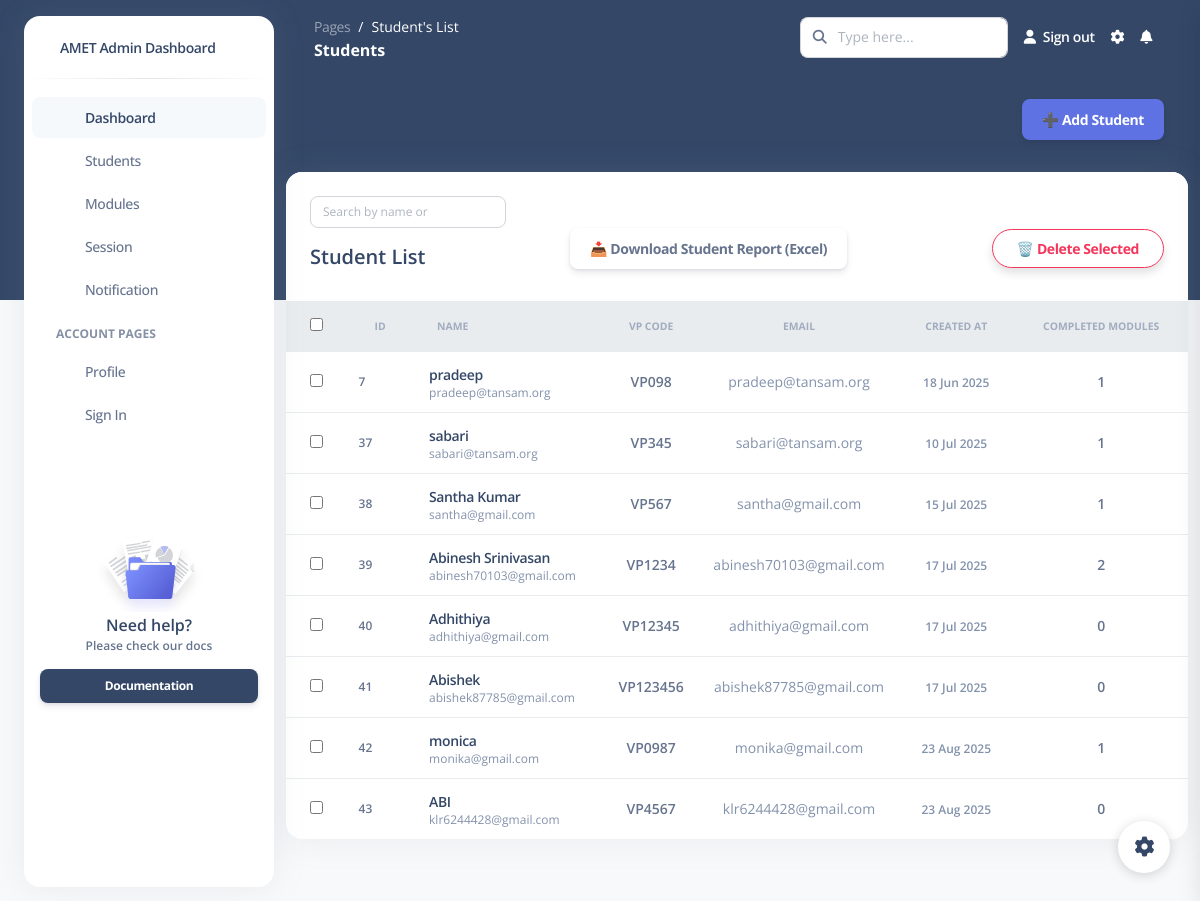
The page /students/ on the database its author committed.
### students/models.py (models this page shows, shortened)
class Student(models.Model):
    name = models.CharField(max_length=100)
    degree = models.ForeignKey(Degree, on_delete=models.SET_NULL, null=True, blank=True)
    department = models.ForeignKey(Department, on_delete=models.SET_NULL, null=True, blank=True,default=1)
    section = models.ForeignKey(Section, on_delete=models.SET_NULL, null=True, blank=True)
    email = models.EmailField(unique=True, null=True, blank=True)
    vp_code = models.CharField(max_length=20, unique=True)
    created_at = models.DateTimeField(default=timezone.now)

### students/views.py (the view)
# urls.py: path('students/', student_profile, name='student_profile'),
def student_profile(request):
    students = Student.objects.all()
    for student in students:
        student.completed_modules_count = student.session_set.filter(
            progress=100,
            check_out__isnull=False
        ).values('module_id').distinct().count()
    return render(request, 'student_profile.html', {'students': students})

### students/templates/student_profile.html (shortened to what this page needs)
{% load static %}
<!DOCTYPE html>
<html lang="en">
<head>
  <link href="https://demos.creative-tim.com/argon-dashboard-pro/assets/css/nucleo-icons.css" rel="stylesheet" />
  <link href="https://demos.creative-tim.com/argon-dashboard-pro/assets/css/nucleo-svg.css" rel="stylesheet" />
  <link id="pagestyle" href="{% static 'css/argon-dashboard.css' %}" rel="stylesheet" />
</head>
<body class="g-sidenav-show   bg-gray-100">
  <div class="min-height-300 bg-dark position-absolute w-100"></div>
  <aside class="sidenav bg-white navbar navbar-vertical navbar-expand-xs border-0 border-radius-xl my-3 fixed-start ms-4 " id="sidenav-main">
    <div class="sidenav-header">
      <a class="navbar-brand m-0" href="{% url 'admin_dashboard' %}"  >
        <span class="ms-1 font-weight-bold">AMET Admin Dashboard</span>
      </a>
    </div>
    <hr class="horizontal dark mt-0">
    <div class="collapse navbar-collapse  w-auto " id="sidenav-collapse-main">
      <ul class="navbar-nav">
        <li class="nav-item">
          <a class="nav-link active" href="{% url 'admin_dashboard' %}">
            <div class="icon icon-shape icon-sm border-radius-md text-center me-2 d-flex align-items-center justify-content-center">
            </div>
            <span class="nav-link-text ms-1">Dashboard</span>
          </a>
        </li>
        <li class="nav-item">
          <a class="nav-link " href="{% url 'student_profile' %}">
            <div class="icon icon-shape icon-sm border-radius-md text-center me-2 d-flex align-items-center justify-content-center">
            </div>
            <span class="nav-link-text ms-1">Students</span>
          </a>
        </li>
        <li class="nav-item">
          <a class="nav-link " href="{% url 'module_list' %}">
            <div class="icon icon-shape icon-sm border-radius-md text-center me-2 d-flex align-items-center justify-content-center">
            </div>
            <span class="nav-link-text ms-1">Modules</span>
          </a>
        </li>
        <li class="nav-item">
          <a class="nav-link " href="{% url 'sessions_list' %}">
            <div class="icon icon-shape icon-sm border-radius-md text-center me-2 d-flex align-items-center justify-content-center">
            </div>
            <span class="nav-link-text ms-1">Session</span>
          </a>
        </li>
        <li class="nav-item">
          <a class="nav-link " href="{% url 'notification_admin' %}">
            <div class="icon icon-shape icon-sm border-radius-md text-center me-2 d-flex align-items-center justify-content-center">
            </div>
            <span class="nav-link-text ms-1">Notification</span>
          </a>
        </li>
        <li class="nav-item mt-3">
          <h6 class="ps-4 ms-2 text-uppercase text-xs font-weight-bolder opacity-6">Account pages</h6>
        </li>
        <li class="nav-item">
          <a class="nav-link " href="">
            <div class="icon icon-shape icon-sm border-radius-md text-center me-2 d-flex align-items-center justify-content-center">
            </div>
            <span class="nav-link-text ms-1">Profile</span>
          </a>
        </li>
        <li class="nav-item">
          <a class="nav-link " href="{% url 'admin_login' %}">
            <div class="icon icon-shape icon-sm border-radius-md text-center me-2 d-flex align-items-center justify-content-center">
            </div>
            <span class="nav-link-text ms-1">Sign In</span>
          </a>
        </li>
      </ul>
    </div>
    <div class="sidenav-footer mx-3 ">
      <div class="card card-plain shadow-none" id="sidenavCard">
        <img class="w-50 mx-auto" src="{% static 'asset/img copy/illustrations/icon-documentation.svg' %}" alt="sidebar_illustration">
        <div class="card-body text-center p-3 w-100 pt-0">
          <div class="docs-info">
            <h6 class="mb-0">Need help?</h6>
            <p class="text-xs font-weight-bold mb-0">Please check our docs</p>
          </div>
        </div>
      </div>
      <a href="" target="_blank" class="btn btn-dark btn-sm w-100 mb-3">Documentation</a>
    </div>
  </aside>
  <main class="main-content position-relative border-radius-lg ">
    <nav class="navbar navbar-main navbar-expand-lg px-0 mx-4 shadow-none border-radius-xl " id="navbarBlur" data-scroll="false">
      <div class="container-fluid py-1 px-3">
        <nav aria-label="breadcrumb">
          <ol class="breadcrumb bg-transparent mb-0 pb-0 pt-1 px-0 me-sm-6 me-5">
            <li class="breadcrumb-item text-sm"><a class="opacity-5 text-white" href="javascript:;">Pages</a></li>
            <li class="breadcrumb-item text-sm text-white active" aria-current="page">Student's List</li>
          </ol>
          <h6 class="font-weight-bolder text-white mb-0">Students</h6>
        </nav>
        <div class="collapse navbar-collapse mt-sm-0 mt-2 me-md-0 me-sm-4" id="navbar">
          <div class="ms-md-auto pe-md-3 d-flex align-items-center">
            <div class="input-group">
              <span class="input-group-text text-body"><i class="fas fa-search" aria-hidden="true"></i></span>
              <input type="text" class="form-control" placeholder="Type here...">
            </div>
          </div>
          <ul class="navbar-nav  justify-content-end">
            <li class="nav-item d-flex align-items-center">
              <a href="{% url 'admin_login' %}" class="nav-link text-white font-weight-bold px-0">
                <i class="fa fa-user me-sm-1"></i>
                <span class="d-sm-inline d-none" >Sign out<output></output></span>
              </a>
            </li>
            <li class="nav-item px-3 d-flex align-items-center">
              <a href="javascript:;" class="nav-link text-white p-0">
                <i class="fa fa-cog fixed-plugin-button-nav cursor-pointer"></i>
              </a>
            </li>
            <li class="nav-item dropdown pe-2 d-flex align-items-center">
              <a href="javascript:;" class="nav-link text-white p-0" id="dropdownMenuButton" data-bs-toggle="dropdown" aria-expanded="false">
                <i class="fa fa-bell cursor-pointer"></i>
              </a>
            </li>
          </ul>
        </div>
      </div>
    </nav>
    <div class="container-fluid py-4">
<div class="d-flex justify-content-between align-items-center px-4 mb-3">
  <h5 class="mb-0 fw-bold">Student List</h5>
  <a href="{% url 'add_student' %}" class="btn btn-primary">
    ➕ Add Student
  </a>
</div>
<div class="row">
  <div class="col-12">
    <div class="card mb-4">
     <div class="card-header pb-0">
  <div class="row align-items-center">
    <div class="col-md-3 text-end">
      <input
        type="text"
        id="studentSearch"
        class="form-control form-control-sm"
        placeholder="Search by name or "
        onkeyup="filterStudents()"
      />
    </div>
  </div>
</div>
  <form method="POST" action="{% url 'bulk_delete_students'  %}">
 <div class="px-4 mb-3 d-flex justify-content-between align-items-center">
  <h5 class="mb-0 fw-bold">Student List</h5>
<a href="{% url 'export_student_report' %}" class="btn btn">
  📥 Download Student Report (Excel)
</a>
  <button type="submit"
          class="btn btn-outline-danger btn-sm rounded-pill px-4 py-2 shadow-sm fw-semibold"
          style="font-size: 14px;"
          onclick="return confirm('Are you sure you want to delete the selected students?')">
    🗑️ Delete Selected
  </button>
</div>
  <div class="table-responsive p-0">
    <table class="table align-items-center mb-0">
  <thead class="bg-light">
    <tr>
      <th class="ps-4"><input type="checkbox" id="select-all" /></th>
      <th class="text-uppercase text-secondary text-xxs font-weight-bolder opacity-7">ID</th>
      <th class="text-uppercase text-secondary text-xxs font-weight-bolder opacity-7">Name</th>
      <th class="text-uppercase text-secondary text-xxs font-weight-bolder opacity-7 text-center">VP Code</th>
      <th class="text-uppercase text-secondary text-xxs font-weight-bolder opacity-7 text-center">Email</th>
      <th class="text-uppercase text-secondary text-xxs font-weight-bolder opacity-7 text-center">Created At</th>
      <th class="text-uppercase text-secondary text-xxs font-weight-bolder opacity-7 text-center">Completed Modules</th>
    </tr>
  </thead>
  <tbody>
    {% for student in students %}
    <tr>
      <td class="ps-4">
        <input type="checkbox" name="selected_ids" value="{{ student.id }}">
      </td>
      <td><p class="text-xs font-weight-bold mb-0">{{ student.id }}</p></td>
      <td>
        <div class="d-flex px-2 py-1 align-items-center">
          <div class="d-flex flex-column justify-content-center">
            <h6 class="mb-0 text-sm">
              <a href="{% url 'edit_student' student.id %}">{{ student.name }}</a>
            </h6>
            <p class="text-xs text-secondary mb-0">{{ student.email }}</p>
          </div>
        </div>
      </td>
      <td class="text-center"><p class="text-sm font-weight-bold mb-0">{{ student.vp_code }}</p></td>
      <td class="text-center"><p class="text-sm text-secondary mb-0">{{ student.email }}</p></td>
      <td class="text-center">
        <span class="text-xs text-secondary font-weight-bold">{{ student.created_at|date:"d M Y" }}</span>
      </td>
      <td class="text-center">
        <p class="text-sm font-weight-bold mb-0">{{ student.completed_modules_count }}</p>
      </td>
    </tr>
    {% empty %}
    <tr>
      <td colspan="8" class="text-center py-4"><p class="text-muted mb-0">No students found.</p></td>
    </tr>
    {% endfor %}
  </tbody>
</table>
  </div>
</form>
    </div>
  </div>
</div>
      <footer class="footer pt-3  ">
      </footer>
    </div>
  </main>
  <div class="fixed-plugin">
    <a class="fixed-plugin-button text-dark position-fixed px-3 py-2">
      <i class="fa fa-cog py-2"> </i>
    </a>
  </div>
</body>
</html>

### rows shown on the page
Student: id "7", name "pradeep", email "pradeep@tansam.org", vp_code "VP098", created_at "18 Jun 2025", completed_modules_count "1"
Student: id "37", name "sabari", email "sabari@tansam.org", vp_code "VP345", created_at "10 Jul 2025", completed_modules_count "1"
Student: id "38", name "Santha Kumar", email "santha@gmail.com", vp_code "VP567", created_at "15 Jul 2025", completed_modules_count "1"
Student: id "39", name "Abinesh Srinivasan", email "abinesh70103@gmail.com", vp_code "VP1234", created_at "17 Jul 2025", completed_modules_count "2"
Student: id "40", name "Adhithiya", email "adhithiya@gmail.com", vp_code "VP12345", created_at "17 Jul 2025", completed_modules_count "0"
Student: id "41", name "Abishek", email "abishek87785@gmail.com", vp_code "VP123456", created_at "17 Jul 2025", completed_modules_count "0"
Student: id "42", name "monica", email "monika@gmail.com", vp_code "VP0987", created_at "23 Aug 2025", completed_modules_count "1"
Student: id "43", name "ABI", email "klr6244428@gmail.com", vp_code "VP4567", created_at "23 Aug 2025", completed_modules_count "0"
